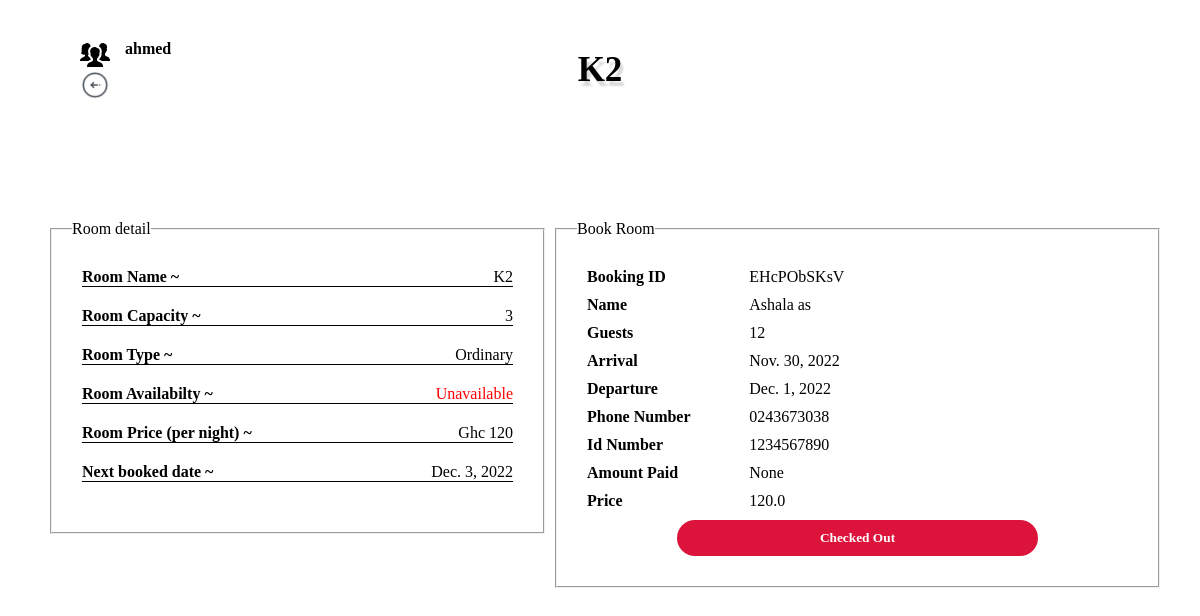
The page /receptionist/emp_room/K2 (signed in) on the database as committed earlier.
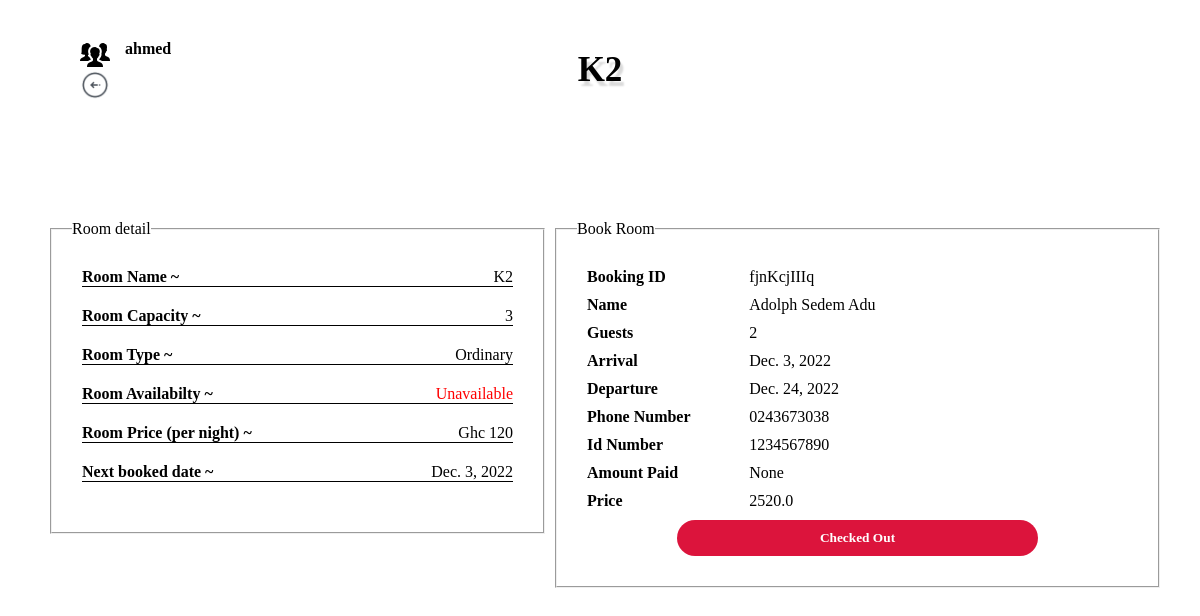
The same page on the database as committed later.
### receptionist/models.py (models this page shows, shortened)
class Booking(models.Model):
    room_name = models.ForeignKey(Room, on_delete= models.SET_NULL, null=True)
    booking_id = models.CharField(max_length= 20, primary_key=True)
    guest_name = models.CharField(max_length=100)
    no_of_guests = models.IntegerField()
    arrival = models.DateField(null=True)
    departure = models.DateField(null=True)
    phone_number = models.CharField(max_length=10)
    idtypes=(
        ('Ghana Card', 'Ghana Card'),
        ('Driver\'s License', 'Driver\'s License'),
        ('Votter\'s Id', 'Votter\'s Id'),
    )
    id_type = models.CharField(max_length=20, choices=idtypes)
    id_number = models.CharField(max_length=30)
    amount_paid = models.FloatField(null=True)
    price = models.FloatField()
    active = models.BooleanField(default=True)
    expired = models.BooleanField(default=True)

### receptionist/views.py (the view)
@login_required(login_url = './emp_login')
def emp_room(request, pk):
    room = Room.objects.get(name= pk)
    room_name = room.name
    booker = Booking.objects.filter(room_name=room_name).first()
    if request.method == 'POST':
        booker.active = False
        room.availability = True
        booker.save()
        room.save()
        return redirect('../emp_rooms')
    return render(request, 'emp_room.html', {'room': room, 'booker':booker})

### templates/emp_room.html (shortened to what the changed rows need)
{% load static %}
<!DOCTYPE html>
<html lang="en">
<head>
    <link rel="stylesheet" href={% static "style.css" %}>
</head>
<body class="body1">
    <div class="container dash1">
        <h2>{{room.name}}</h2>
        <div class="main_body">
            <aside class="aside2">
                <fieldset>
                    {% if room.availability is False %}
                    <form method="post" class="details">
                        <div class="one">
                            <label for="">Booking ID</label>
                            <span>{{booker.booking_id}}</span>
                        </div>
                        <div class="one">
                            <label for="">Name</label>
                            <span>{{booker.guest_name}}</span>
                        </div>
                        <div class="one">
                            <label for="">Guests</label>
                            <span>{{booker.no_of_guests}}</span>
                        </div>
                        <div class="one">
                            <label for="">Arrival </label>
                            <span>{{booker.arrival}}</span>
                        </div>
                        <div class="one">
                            <label for="">Departure </label>
                            <span>{{booker.departure}}</span>
                        </div>
                        <div class="one">
                            <label for="">Phone number </label>
                            <span>{{booker.phone_number}}</span>
                        </div>
                        <div class="one">
                            <label for="">Id number </label>
                            <span>{{booker.id_number}}</span>
                        </div>
                        <div class="one">
                            <label for="">Amount Paid</label>
                            <span>{{booker.amount_paid}}</span>
                        </div>
                        <div class="one">
                            <label for="">Price </label>
                            <span>{{booker.price}}</span>
                        </div>
                        <input type="submit" value="Checked Out" class="room_sub">
                    </form>
                    {% else %}
                    <br><br>
                    <br><br>
                    <a href="../emp_book_room" target="_blank" class="book">Book a Room</a>
                    {% endif %}
                </fieldset>
            </aside>
        </div>
    </div>
</body>
</html>

Rows that differ between the two databases and show on the page:
removed Booking: booking_id "EHcPObSKsV", guest_name "Ashala as", no_of_guests "12", arrival "Nov. 30, 2022", departure "Dec. 1, 2022", phone_number "0243673038", id_number "1234567890", amount_paid "None", price "120.0"
now on this page (row unchanged): Booking: booking_id "fjnKcjIIIq", guest_name "Adolph Sedem Adu", no_of_guests "2", arrival "Dec. 3, 2022", departure "Dec. 24, 2022", phone_number "0243673038", id_number "1234567890", amount_paid "None", price "2520.0"
